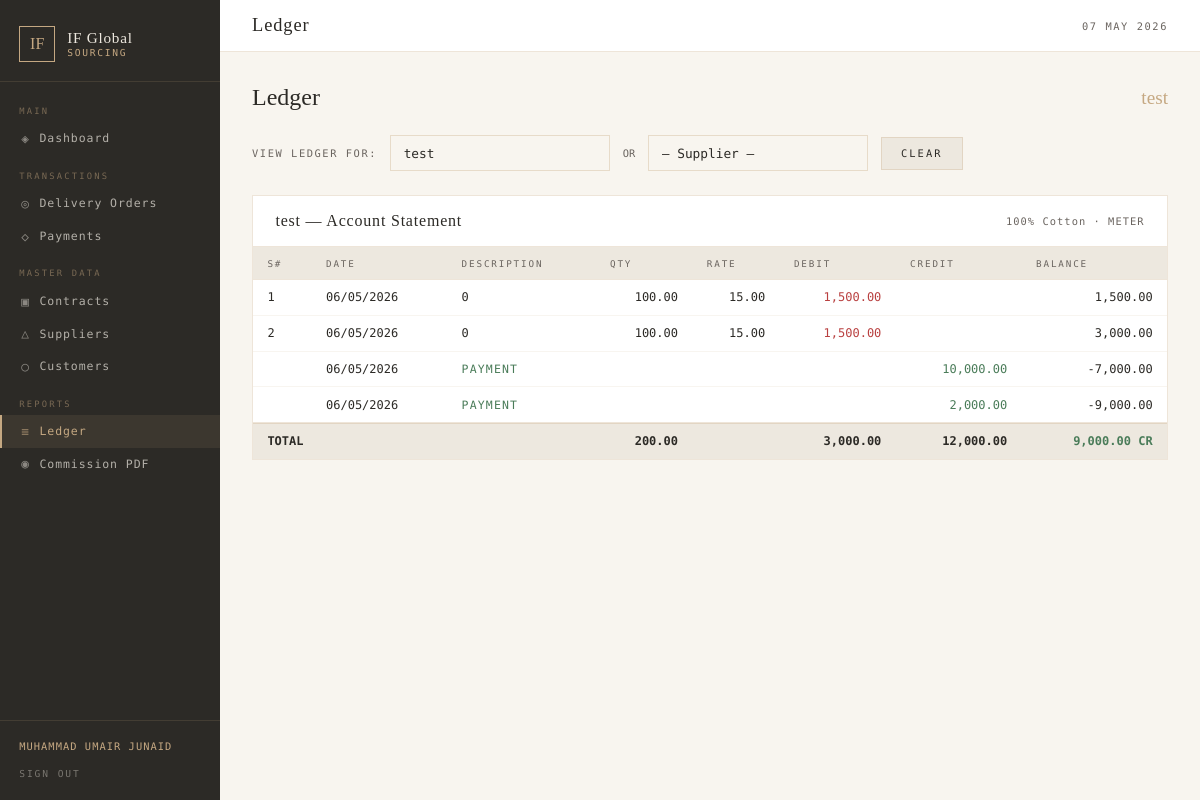
Page /pages/ledger.php?customer_id=1 (signed in) on the committed database.
### tables this page shows
CREATE TABLE `customers` (
  `id` int(11) NOT NULL,
  `name` varchar(150) NOT NULL,
  `description` text DEFAULT NULL,
  `phone` varchar(30) DEFAULT NULL,
  `address` text DEFAULT NULL,
  `created_at` timestamp NOT NULL DEFAULT current_timestamp()
);

CREATE TABLE `delivery_orders` (
  `id` int(11) NOT NULL,
  `do_date` date NOT NULL,
  `contract_id` int(11) DEFAULT NULL,
  `supplier_id` int(11) DEFAULT NULL,
  `customer_id` int(11) DEFAULT NULL,
  `description` varchar(255) DEFAULT NULL,
  `qty` decimal(15,2) NOT NULL,
  `rate` decimal(15,2) NOT NULL,
  `debit` decimal(15,2) GENERATED ALWAYS AS (`qty` * `rate`) STORED,
  `type` enum('send','return') DEFAULT 'send',
  `created_at` timestamp NOT NULL DEFAULT current_timestamp()
);

CREATE TABLE `payments` (
  `id` int(11) NOT NULL,
  `payment_date` date NOT NULL,
  `supplier_id` int(11) DEFAULT NULL,
  `customer_id` int(11) DEFAULT NULL,
  `contract_id` int(11) DEFAULT NULL,
  `payer_type` enum('customer','supplier') NOT NULL,
  `payment_type` enum('payment','return') DEFAULT 'payment',
  `amount` decimal(15,2) NOT NULL,
  `note` text DEFAULT NULL,
  `created_at` timestamp NOT NULL DEFAULT current_timestamp()
);

### pages/ledger.php (the view, shortened to what this page needs)
<?php
require_once '../includes/db.php';
$customers = $conn->query("SELECT id, name FROM customers ORDER BY name");
$filter_customer = (int)($_GET['customer_id'] ?? 0);
$filter_supplier = (int)($_GET['supplier_id'] ?? 0);
$party_name = '';
$rows = [];
if ($filter_customer || $filter_supplier) {
    $entries = [];
    if ($filter_customer) {
        $cname = $conn->query("SELECT name FROM customers WHERE id=$filter_customer")->fetch_assoc();
        $party_name = $cname['name'] ?? '';
        $dos = $conn->query("
            SELECT do_date as entry_date, description, qty, rate, debit as debit_amt, 0 as credit_amt, 'DO' as entry_type, type as sub_type, id
            FROM delivery_orders
            WHERE customer_id=$filter_customer
            ORDER BY do_date, id
        ");
        while ($r = $dos->fetch_assoc()) $entries[] = $r;
        $pays = $conn->query("
            SELECT payment_date as entry_date, CONCAT('PAYMENT - ',IFNULL(note,'')) as description, 0 as qty, 0 as rate, 0 as debit_amt, amount as credit_amt, 'PAY' as entry_type, payment_type as sub_type, id
            FROM payments
            WHERE customer_id=$filter_customer
            ORDER BY payment_date, id
        ");
        while ($r = $pays->fetch_assoc()) $entries[] = $r;
    }
    usort($entries, fn($a,$b) => strcmp($a['entry_date'],$b['entry_date']));
    $balance = 0;
    $total_debit = 0; $total_credit = 0; $total_qty = 0;
    foreach ($entries as &$e) {
        if ($e['entry_type'] === 'DO') {
            if ($e['sub_type'] === 'return') {
                $balance -= $e['debit_amt'];
                $total_debit -= $e['debit_amt'];
            } else {
                $balance += $e['debit_amt'];
                $total_debit += $e['debit_amt'];
                $total_qty += $e['qty'];
            }
        } else {
            if ($e['sub_type'] === 'return') {
                $balance += $e['credit_amt'];
            } else {
                $balance -= $e['credit_amt'];
                $total_credit += $e['credit_amt'];
            }
        }
    }
    $rows = $entries;
}
require_once '../includes/header.php';
?>
<div class="page-header">
  <h1>Ledger</h1>
  <?php if ($party_name): ?>
    <span style="font-family:'Cormorant Garamond',serif; font-size:1.2rem; color:var(--clay);"><?= htmlspecialchars($party_name) ?></span>
  <?php endif; ?>
</div>
<form method="GET" class="filter-row" style="margin-bottom:1.5rem">
  <div style="font-size:0.65rem; letter-spacing:0.15em; text-transform:uppercase; color:var(--ash); align-self:center;">View Ledger For:</div>
  <select name="customer_id" class="form-control" style="min-width:220px" onchange="this.form.supplier_id.value=''; this.form.submit()">
    <?php $customers->data_seek(0); while ($c = $customers->fetch_assoc()): ?>
      <option value="<?= $c['id'] ?>" <?= $filter_customer==$c['id']?'selected':'' ?>><?= htmlspecialchars($c['name']) ?></option>
    <?php endwhile; ?>
  </select>
  <div style="font-size:0.65rem; color:var(--ash); align-self:center;">OR</div>
  <select name="supplier_id" class="form-control" style="min-width:220px" onchange="this.form.customer_id.value=''; this.form.submit()">
    <option value="">— Supplier —</option>
  </select>
  <a href="ledger.php" class="btn btn-secondary">Clear</a>
</form>
<?php if ($filter_customer || $filter_supplier): ?>
<div class="card">
  <div class="card-header">
    <div class="card-title"><?= htmlspecialchars($party_name) ?> — Account Statement</div>
    <div style="font-size:0.65rem; color:var(--ash); letter-spacing:0.1em;">100% Cotton · METER</div>
  </div>
  <div class="tbl-wrap">
    <table>
      <thead><tr>
        <th>S#</th>
        <th>Date</th>
        <th>Description</th>
        <th>Qty</th>
        <th>Rate</th>
        <th>Debit</th>
        <th>Credit</th>
        <th>Balance</th>
      </tr></thead>
      <tbody>
      <?php $sn=1; foreach ($rows as $row): ?>
        <tr>
          <td><?= $row['entry_type']==='DO' ? $sn++ : '' ?></td>
          <td><?= date('d/m/Y', strtotime($row['entry_date'])) ?></td>
          <td>
            <?php if ($row['entry_type'] === 'DO'): ?>
              <?= htmlspecialchars($row['description'] ?? '') ?>
            <?php else: ?>
              <span style="color:var(--success); font-size:0.72rem; letter-spacing:0.1em; text-transform:uppercase;">
                <?= $row['sub_type']==='return' ? 'PAYMENT RETURN' : 'PAYMENT' ?>
              </span>
            <?php endif; ?>
          </td>
          <td class="td-num"><?= $row['qty'] ? number_format($row['qty'],2) : '' ?></td>
          <td class="td-num"><?= $row['rate'] ? number_format($row['rate'],2) : '' ?></td>
          <td class="td-num <?= $row['debit_amt']>0 ? 'ledger-debit' : '' ?>">
            <?= $row['debit_amt'] ? number_format($row['debit_amt'],2) : '' ?>
          </td>
          <td class="td-num <?= $row['credit_amt']>0 ? 'ledger-credit' : '' ?>">
            <?= $row['credit_amt'] ? number_format($row['credit_amt'],2) : '' ?>
          </td>
          <td class="td-num ledger-bal"><?= number_format($row['balance'],2) ?></td>
        </tr>
      <?php endforeach; ?>
      </tbody>
      <tfoot>
        <tr class="totals-row">
          <td colspan="3"><strong>TOTAL</strong></td>
          <td class="td-num"><strong><?= number_format($total_qty,2) ?></strong></td>
          <td></td>
          <td class="td-num"><strong><?= number_format($total_debit,2) ?></strong></td>
          <td class="td-num"><strong><?= number_format($total_credit,2) ?></strong></td>
          <td class="td-num" style="color:<?= $balance>=0?'var(--danger)':'var(--success)' ?>">
            <strong><?= number_format(abs($balance),2) ?> <?= $balance>=0 ? 'DR' : 'CR' ?></strong>
          </td>
        </tr>
      </tfoot>
    </table>
  </div>
</div>
<?php elseif (!($filter_customer || $filter_supplier)): ?>
<div class="no-data">
  ↑ Select a customer or supplier above to view their ledger
</div>
<?php endif; ?>
<?php require_once '../includes/footer.php'; ?>

### css/app.css (style rules this page uses)
*, *::before, *::after { box-sizing: border-box; margin: 0; padding: 0; }
:root { --ivory: #F8F5EF; --cream: #EDE8DF; --clay: #C5A882; --bronze: #9C7A4A; --dark: #2C2A26; --ash: #6B6560; --border: rgba(197,168,130,0.3); --white: #FFFFFF; --success: #4A7C59; --danger: #B94040; --info: #3A6B8A; --sidebar-w: 220px; }
body { font-family: 'DM Mono', monospace; background: var(--ivory); color: var(--dark); display: flex; min-height: 100vh; }
.card { background: var(--white); border: 1px solid var(--border); margin-bottom: 1.5rem; }
.card-header { padding: 1rem 1.4rem; border-bottom: 1px solid var(--border); display: flex; align-items: center; justify-content: space-between; }
.card-title { font-family: 'Cormorant Garamond', serif; font-size: 1rem; font-weight: 500; color: var(--dark); letter-spacing: 0.05em; }
.tbl-wrap { overflow-x: auto; }
table { width: 100%; border-collapse: collapse; font-size: 0.75rem; }
thead tr { background: var(--cream); border-bottom: 1px solid var(--border); }
th { padding: 0.65rem 0.9rem; text-align: left; font-size: 0.58rem; font-weight: 400; letter-spacing: 0.2em; text-transform: uppercase; color: var(--ash); }
td { padding: 0.65rem 0.9rem; border-bottom: 1px solid rgba(197,168,130,0.12); color: var(--dark); }
tr:last-child td { border-bottom: none; }
.td-num { text-align: right; font-variant-numeric: tabular-nums; }
.form-control { background: var(--ivory); border: 1px solid rgba(197,168,130,0.35); padding: 0.6rem 0.8rem; font-family: 'DM Mono', monospace; font-size: 0.8rem; color: var(--dark); outline: none; width: 100%; transition: border-color 0.2s; border-radius: 0; -webkit-appearance: none; }
select.form-control { cursor: pointer; }
.btn { display: inline-flex; align-items: center; gap: 0.4rem; padding: 0.6rem 1.2rem; font-family: 'DM Mono', monospace; font-size: 0.65rem; letter-spacing: 0.2em; text-transform: uppercase; cursor: pointer; border: none; text-decoration: none; transition: background 0.15s, color 0.15s; border-radius: 0; }
.btn-secondary { background: var(--cream); color: var(--dark); border: 1px solid var(--border); }
.ledger-debit { color: var(--danger); }
.ledger-credit { color: var(--success); }
.ledger-bal { font-weight: 500; }
.page-header { display: flex; align-items: center; justify-content: space-between; margin-bottom: 1.5rem; }
.page-header h1 { font-family: 'Cormorant Garamond', serif; font-size: 1.5rem; font-weight: 300; color: var(--dark); }
.filter-row { display: flex; gap: 0.8rem; align-items: center; margin-bottom: 1rem; flex-wrap: wrap; }
.filter-row .form-control { width: auto; min-width: 160px; }
.totals-row td { font-weight: 500; background: var(--cream) !important; border-top: 2px solid var(--border); }

### rows in the picture
customers: name "test"
delivery_orders: do_date "06/05/2026", description "0", qty "100.00", rate "15.00", debit "1,500.00", balance "1,500.00"
delivery_orders: do_date "06/05/2026", description "0", qty "100.00", rate "15.00", debit "1,500.00", balance "3,000.00"
payments: payment_date "06/05/2026", payment_type "PAYMENT", amount "10,000.00", balance "-7,000.00"
payments: payment_date "06/05/2026", payment_type "PAYMENT", amount "2,000.00", balance "-9,000.00"

### other values in the picture
getOwner()['full_name'] "MUHAMMAD UMAIR JUNAID"
$pageTitle "Ledger"
$total_qty "200.00"
$total_debit "3,000.00"
$total_credit "12,000.00"
abs($balance) "9,000.00"
form field customer_id "test"
